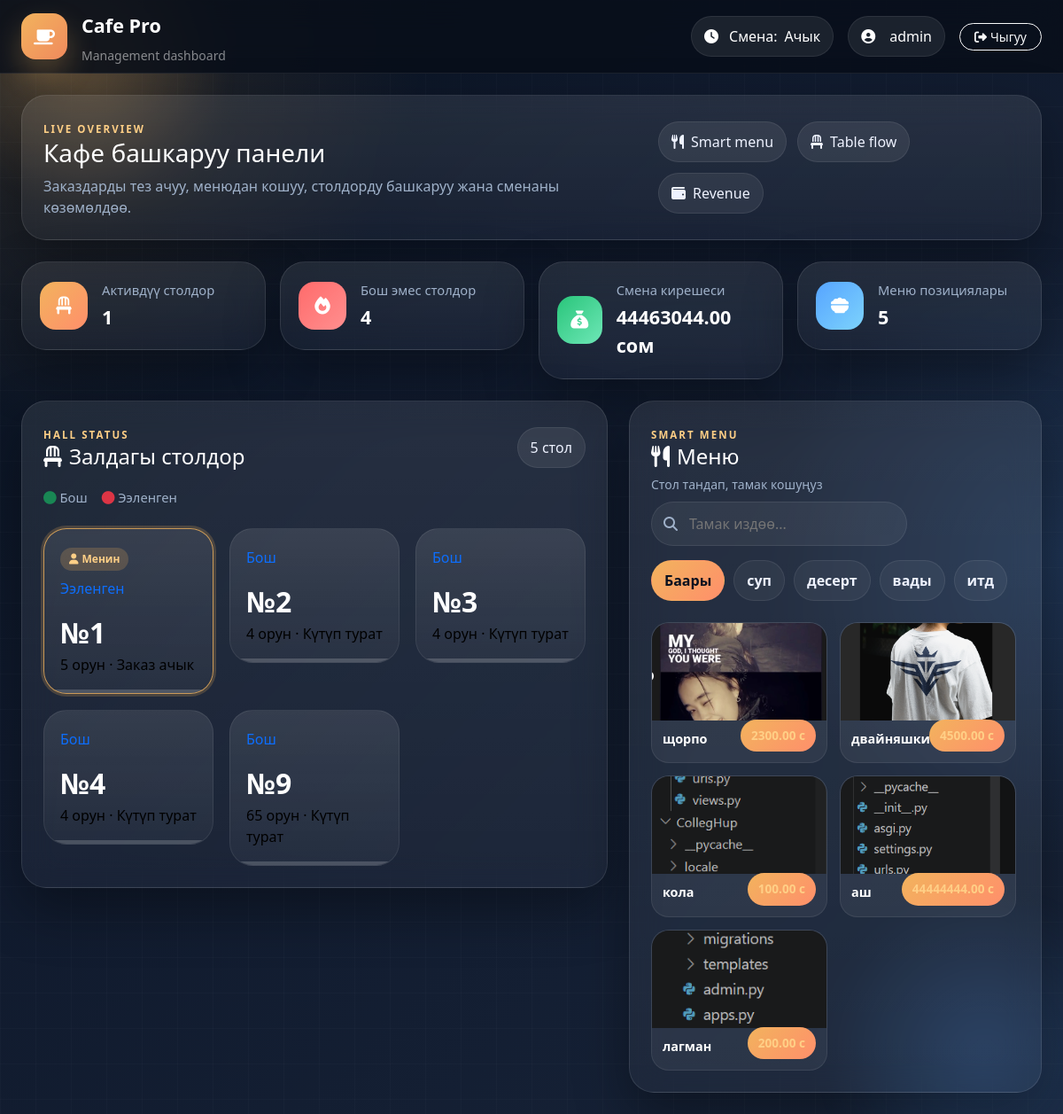
Page /waiter/ (signed in) on the committed database.
### cafe/models.py (models this page shows, shortened)
class Shift(models.Model):
    STATUS_CHOICES = [
        ('open', 'Ачык'),
        ('closed', 'Жабык'),
    ]
    opened_by = models.ForeignKey(User, on_delete=models.CASCADE)
    status = models.CharField(max_length=20, choices=STATUS_CHOICES, default='open')
    opened_at = models.DateTimeField(auto_now_add=True)
    closed_at = models.DateTimeField(null=True, blank=True)
    def revenue(self):
        orders = Order.objects.filter(
            status='closed',
            created_at__gte=self.opened_at
        )
        return sum(o.total() for o in orders)

class Order(models.Model):
    STATUS_CHOICES = [
        ('open', 'Ачык'),
        ('closed', 'Жабык'),
        ('cancelled', 'Жокко чыгарылган'),
    ]
    table = models.ForeignKey(Table, on_delete=models.CASCADE)
    waiter = models.ForeignKey(User, on_delete=models.CASCADE)
    status = models.CharField(max_length=20, choices=STATUS_CHOICES, default='open')
    created_at = models.DateTimeField(auto_now_add=True)
    closed_at = models.DateTimeField(null=True, blank=True)
    def total(self):
        return sum(item.subtotal() for item in self.orderitem_set.all())

class OrderItem(models.Model):
    order = models.ForeignKey(Order, on_delete=models.CASCADE)
    menu_item = models.ForeignKey(MenuItem, on_delete=models.CASCADE)
    quantity = models.IntegerField(default=1)        # Саны
    def subtotal(self):
        return self.menu_item.price * self.quantity

class MenuItem(models.Model):
    category = models.ForeignKey(Category, on_delete=models.CASCADE)
    name = models.CharField(max_length=200)          # Тамактын аты
    price = models.DecimalField(max_digits=10, decimal_places=2)  # Баасы
    image = models.ImageField(upload_to='menu/', blank=True, null=True)
    is_available = models.BooleanField(default=True) # Бар/Жок

class Table(models.Model):
    STATUS_CHOICES = [
        ('free', 'Бош'),
        ('busy', 'Ээленген'),
        ('selected', 'Тандалган'),
    ]
    number = models.IntegerField(unique=True)        # Стол номери
    seats = models.IntegerField()                    # Орун саны
    status = models.CharField(max_length=20, choices=STATUS_CHOICES, default='free')

class Category(models.Model):
    name = models.CharField(max_length=100)          # Категория аты

### cafe/views.py (the view)
# urls.py: path('waiter/', views.waiter_view, name='waiter'),
@login_required
def waiter_view(request):
    tables = Table.objects.all()
    menu_items = MenuItem.objects.all()
    categories = Category.objects.all()
    active_shift = Shift.objects.filter(status='open').first()
    my_orders = Order.objects.filter(
        waiter=request.user,
        status='open'
    )
    my_tables = [order.table.id for order in my_orders]
    context = {
        'tables': tables,
        'menu_items': menu_items,
        'categories': categories,
        'active_shift': active_shift,
        'active_tables': tables.filter(status='busy').count(),
        'free_tables': tables.filter(status='free').count(),
        'menu_count': menu_items.count(),
        'my_tables': my_tables,
        'my_orders': my_orders,
    }
    return render(request, 'waiter.html', context)

### templates/waiter.html (shortened to what this page needs)
{% load static %}
<!DOCTYPE html>
<html lang="ky">
<head>
    <link href="https://cdn.jsdelivr.net/npm/bootstrap@5.3.0/dist/css/bootstrap.min.css" rel="stylesheet">
    <link rel="stylesheet" href="https://cdnjs.cloudflare.com/ajax/libs/font-awesome/6.4.0/css/all.min.css">
    <link rel="stylesheet" href="{% static 'css/style.css' %}">
</head>
<body>
    <div class="bg-orb orb-1"></div>
    <div class="bg-orb orb-2"></div>
    <div class="bg-grid"></div>
    <nav class="navbar navbar-expand-lg premium-navbar px-3 px-lg-4">
        <div class="container-fluid p-0">
            <div class="d-flex align-items-center gap-3">
                <div class="nav-logo"><i class="fas fa-coffee"></i></div>
                <div>
                    <span class="navbar-brand mb-0 d-block">Cafe Pro</span>
                    <small class="text-white-50">Management dashboard</small>
                </div>
            </div>
            <div class="d-flex align-items-center text-white gap-3 flex-wrap justify-content-end">
                <span class="shift-pill">
                    <i class="fas fa-clock me-1"></i>Смена:
                    <span>{% if active_shift %}Ачык{% else %}Жабык{% endif %}</span>
                </span>
                <span class="user-pill"><i class="fas fa-user-circle me-2"></i>{{ request.user.username }}</span>
                <a href="{% url 'logout' %}" class="btn btn-outline-light btn-sm rounded-pill px-3">
                    <i class="fas fa-sign-out-alt me-1"></i>Чыгуу
                </a>
            </div>
        </div>
    </nav>
    <main class="container-fluid px-3 px-lg-4 py-4">
        <section class="hero-banner glass-card mb-4">
            <div>
                <span class="section-kicker">LIVE OVERVIEW</span>
                <h3 class="mb-2">Кафе башкаруу панели</h3>
                <p class="text-muted mb-0">Заказдарды тез ачуу, менюдан кошуу, столдорду башкаруу жана сменаны көзөмөлдөө.</p>
            </div>
            <div class="hero-badges">
                <span><i class="fas fa-utensils"></i> Smart menu</span>
                <span><i class="fas fa-chair"></i> Table flow</span>
                <span><i class="fas fa-wallet"></i> Revenue</span>
            </div>
        </section>
        <section class="row g-3 mb-4">
            <div class="col-6 col-xl-3">
                <div class="stat-card glass-card">
                    <div class="stat-icon amber"><i class="fas fa-chair"></i></div>
                    <div>
                        <div class="stat-label">Активдүү столдор</div>
                        <div class="stat-value">{{ active_tables }}</div>
                    </div>
                </div>
            </div>
            <div class="col-6 col-xl-3">
                <div class="stat-card glass-card">
                    <div class="stat-icon red"><i class="fas fa-fire"></i></div>
                    <div>
                        <div class="stat-label">Бош эмес столдор</div>
                        <div class="stat-value">{{ free_tables }}</div>
                    </div>
                </div>
            </div>
            <div class="col-6 col-xl-3">
                <div class="stat-card glass-card">
                    <div class="stat-icon green"><i class="fas fa-sack-dollar"></i></div>
                    <div>
                        <div class="stat-label">Смена кирешеси</div>
                        <div class="stat-value">{% if active_shift %}{{ active_shift.revenue }}{% else %}0{% endif %} сом</div>
                    </div>
                </div>
            </div>
            <div class="col-6 col-xl-3">
                <div class="stat-card glass-card">
                    <div class="stat-icon blue"><i class="fas fa-bowl-food"></i></div>
                    <div>
                        <div class="stat-label">Меню позициялары</div>
                        <div class="stat-value">{{ menu_count }}</div>
                    </div>
                </div>
            </div>
        </section>
        <section class="row g-4">
            <div class="col-xl-7">
                <div class="glass-card panel-card">
                    <div class="panel-head d-flex justify-content-between align-items-center">
                        <div>
                            <span class="section-kicker">HALL STATUS</span>
                            <h4 class="mb-1"><i class="fas fa-chair me-2"></i>Залдагы столдор</h4>
                        </div>
                        <div class="mini-info">{{ tables.count }} стол</div>
                    </div>
                    <div class="table-legend mt-3">
                        <span><i class="fas fa-circle text-success"></i> Бош</span>
                        <span><i class="fas fa-circle text-danger"></i> Ээленген</span>
                    </div>
                    <div class="tables-grid mt-4">
                        {% for table in tables %}
                            <a href="{% url 'table_detail' table.id %}" class="text-decoration-none">
                                <div class="table-card {% if table.status == 'busy' %}table-busy{% else %}table-free{% endif %} {% if table.id in my_tables %}my-table{% endif %}">
                                    {% if table.id in my_tables %}
                                    <div class="my-table-badge">
                                        <i class="fas fa-user me-1"></i>Менин
                                    </div>
                                    {% endif %}
                                    <div class="table-status-badge">
                                        {% if table.status == 'busy' %}Ээленген{% else %}Бош{% endif %}
                                    </div>
                                    <div class="table-number">№{{ table.number }}</div>
                                    <div class="table-info">{{ table.seats }} орун ·
                                        {% if table.status == 'busy' %}Заказ ачык{% else %}Күтүп турат{% endif %}
                                    </div>
                                </div>
                            </a>
                            {% endfor %}
                    </div>
                </div>
            </div>
            <div class="col-xl-5">
                <div class="glass-card panel-card">
                    <div class="panel-head d-flex justify-content-between align-items-center gap-2 flex-wrap">
                        <div>
                            <span class="section-kicker">SMART MENU</span>
                            <h4 class="mb-1"><i class="fas fa-utensils me-2"></i>Меню</h4>
                            <small class="text-muted">Стол тандап, тамак кошуңуз</small>
                        </div>
                        <div class="search-box">
                            <i class="fas fa-search"></i>
                            <input type="text" id="menu-search" placeholder="Тамак издөө...">
                        </div>
                    </div>
                    <div class="menu-filters mt-3">
                        <button class="filter-chip active" onclick="filterMenu('all', this)">Баары</button>
                        {% for cat in categories %}
                        <button class="filter-chip" onclick="filterMenu('{{ cat.name }}', this)">{{ cat.name }}</button>
                        {% endfor %}
                    </div>
                    <div class="menu-grid mt-4">
                        {% for item in menu_items %}
                        <div class="menu-card" data-category="{{ item.category.name }}">
                            {% if item.image %}
                            <img src="{{ item.image.url }}" alt="{{ item.name }}">
                            {% endif %}
                            <div class="menu-card-body">
                                <div class="menu-name">{{ item.name }}</div>
                                <div class="menu-price">{{ item.price }} с</div>
                            </div>
                        </div>
                        {% endfor %}
                    </div>
                </div>
            </div>
        </section>
    </main>
</body>
</html>

### rows in the picture
Shift: revenue "44463044.00"
Table: shows "Менин", status "Ээленген", number "1", seats "5"
Table: status "Бош", number "2", seats "4"
Table: status "Бош", number "3", seats "4"
Table: status "Бош", number "4", seats "4"
Table: status "Бош", number "9", seats "65"
Category: name "суп"
Category: name "десерт"
Category: name "вады"
Category: name "итд"
MenuItem: image (picture), name "щорпо", price "2300.00"
MenuItem: image (picture), name "двайняшки", price "4500.00"
MenuItem: image (picture), name "кола", price "100.00"
MenuItem: image (picture), name "аш", price "44444444.00"
MenuItem: image (picture), name "лагман", price "200.00"

### other values in the picture
{{ request.user.username }} "admin"
{{ active_tables }} "1"
{{ free_tables }} "4"
{{ menu_count }} "5"
{{ tables.count }} "5"
